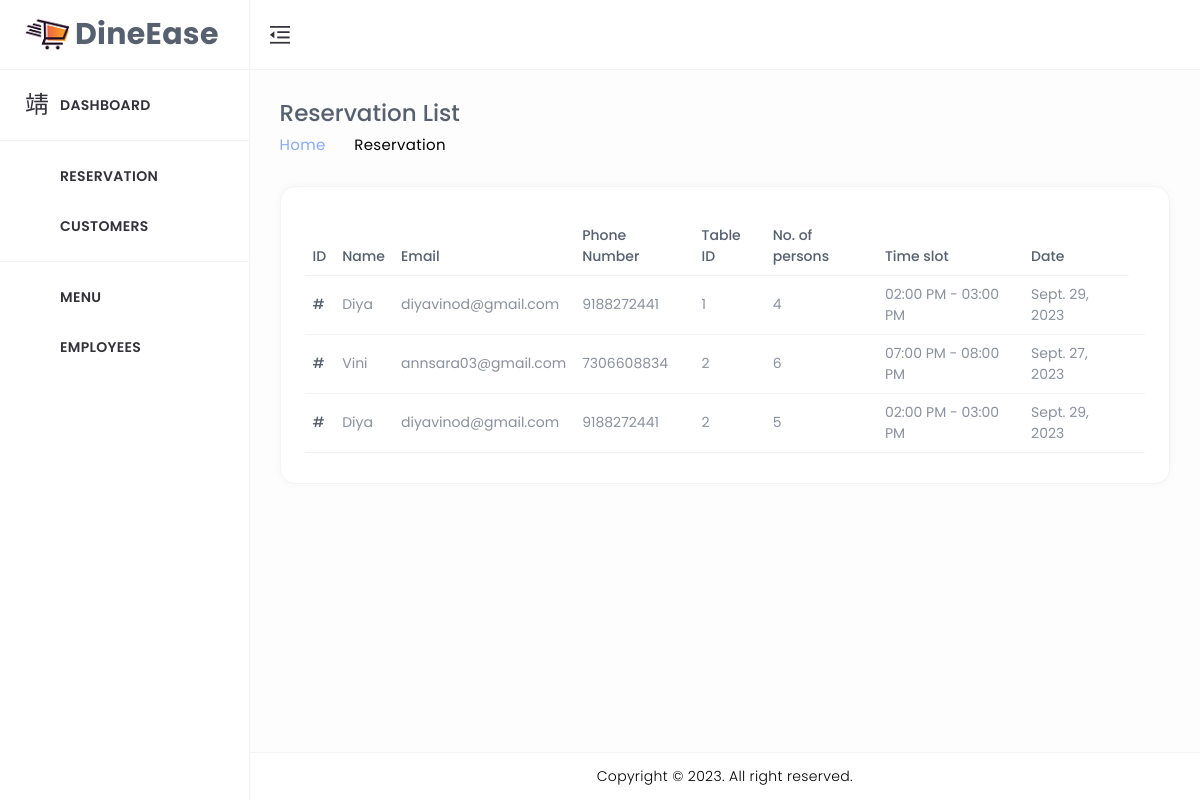
Page /res_list/ on the earlier database version.
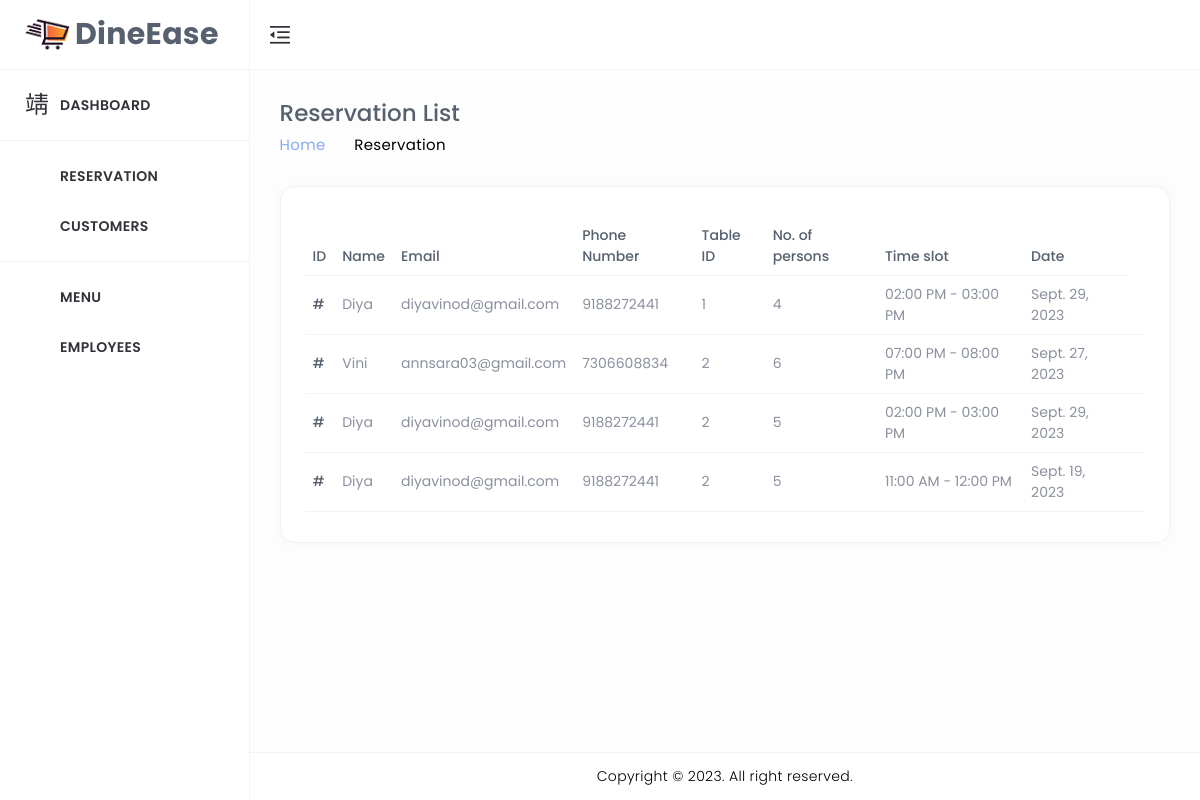
Same page on the later database version.
### home/models.py (models this page shows, shortened)
class Reservation(models.Model):
    reservation_id = models.CharField(max_length=20, primary_key=True,default=None)
    name = models.CharField(max_length=100)
    phone = models.CharField(max_length=15)
    email = models.EmailField()
    num_of_persons = models.PositiveIntegerField()
    time_slot = models.CharField(max_length=20, null=True, blank=True)  # Add the time_slot field
    table_id = models.ForeignKey('home.tables', on_delete=models.CASCADE,null=True)  # Use string reference
    reservation_date = models.DateField()
    is_active = models.BooleanField(default=True)
    menu_name = models.CharField(max_length=100, null=True, blank=True)
    menu_price = models.FloatField(null=True, blank=True)

class tables(models.Model):
    tab_id = models.CharField(max_length=20, primary_key=True)
    desc = models.CharField(max_length=300)
    def __str__(self):
        return self.tab_id

### home/views.py (the view)
# urls.py: path('res_list/',res_list,name='res_list'),
def res_list(request):
    res_lists = Reservation.objects.all()  # Retrieve all menu items from the database
    return render(request,'admin_dashboard/tbl_booking_list.html',{'res_lists':res_lists})

### templates/admin_dashboard/tbl_booking_list.html (shortened to what the changed rows need)
{% load static %}
<!DOCTYPE html>
<html lang="en" dir="ltr">
<head>
	<link href="{% static 'assets/css/materialdesignicons.min.css' %}" rel="stylesheet" />
	<link href="{% static 'assets/plugins/simplebar/simplebar.css' %}" rel="stylesheet" />
	<link href="{% static 'assets/plugins/data-tables/datatables.bootstrap5.min.css' %}" rel='stylesheet'>
	<link href="{% static 'assets/plugins/data-tables/responsive.datatables.min.css' %}" rel='stylesheet'>
	<link id="{% static 'style.css' %}" rel="stylesheet" href="{% static 'assets/css/style.css' %}" />
</head>
<body class="ec-header-fixed ec-sidebar-fixed ec-sidebar-dark ec-header-light" id="body">
	<div class="wrapper">
		<div class="ec-page-wrapper">
			<div class="ec-content-wrapper">
				<div class="content">
					<div class="breadcrumb-wrapper breadcrumb-contacts">
						<div>
							<h1>Reservation List</h1>
						</div>
					</div>
					<div class="row">
						<div class="col-xl-12 col-lg-12">
							<div class="ec-cat-list card card-default">
								<div class="card-body">
									<div class="table-responsive">
										<table id="responsive-data-table" class="table">
											<thead>
												<tr>
													<th>ID</th>
													<th>Name</th>
													<th>Email</th>
													<th>Phone Number</th>
													<th>Table ID</th>
													<th>No. of persons</th>
													<th>Time slot</th>
													<th>Date</th>
												</tr>
											</thead>
											<tbody>
												{% for resv_lists in res_lists %}
												{% if resv_lists.is_active %}
													<tr>
														<td>#{{ resv_lists.id }}</td>
														<td>{{ resv_lists.name }}</td>
														<td>{{ resv_lists.email }}</td>
														<td>{{ resv_lists.phone }}</td>
														<td>{{ resv_lists.table_id }}</td>
														<td>{{ resv_lists.num_of_persons }}</td>
														<td>{{ resv_lists.time_slot }}</td>
														<td>{{ resv_lists.reservation_date }}</td>
														<td>
														</td>
													</tr>
													{% endif %}
												{% endfor %}
											</tbody>
										</table>
									</div>
								</div>
							</div>
						</div>
					</div>
				</div>
			</div>
		</div>
	</div>
</body>
</html>

Differences in the rows shown:
added Reservation: name "Diya", email "diyavinod@gmail.com", phone "9188272441", table_id "2", num_of_persons "5", time_slot "11:00 AM - 12:00 PM", reservation_date "Sept. 19, 2023"
